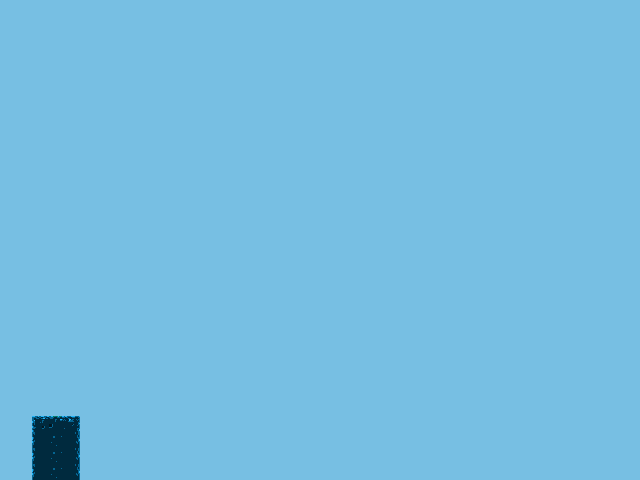

Tiled map render using the project's own tile images. Description and the map definition, with tile-layer contents summarised, below:
An orthogonal 40x30 tile map with 16x16 px tiles, 6 tile layers (backgroundLayer, stageLayer, trapsLayer, fragileLayer, ...), 4 tilesets and 6 objects (4x secret, playerStart, portal).

<map version="1.0" orientation="orthogonal" renderorder="right-down" width="40" height="30" tilewidth="16" tileheight="16" nextobjectid="20">
 <tileset firstgid="1" name="stageTiles" tilewidth="16" tileheight="16" tilecount="60" columns="10">
  <image source="../assets/img/outside-tiles.png" width="160" height="96" />
 </tileset>
 <tileset firstgid="61" name="playerTiles" tilewidth="16" tileheight="16" tilecount="16" columns="4">
  <image source="../assets/img/player.png" width="64" height="64" />
 </tileset>
 <tileset firstgid="77" name="itemsTiles" tilewidth="16" tileheight="16" tilecount="16" columns="4">
  <image source="../assets/img/items.png" width="64" height="64" />
 </tileset>
 <tileset firstgid="93" name="secret" tilewidth="16" tileheight="16" tilecount="6" columns="6">
  <image source="../assets/img/secret.png" width="96" height="16" />
 </tileset>
 <layer name="backgroundLayer" width="40" height="30">
  <data>[1200 cells, 1200 non-empty, 2 distinct tile ids]</data>
 </layer>
 <objectgroup name="objectsLayer">
  <object id="1" name="Player" type="playerStart" gid="66" x="53" y="415" width="16" height="16" />
  <object id="8" name="Portal" type="portal" gid="79" x="605" y="251" width="16" height="16">
   <properties>
    <property name="animated" type="bool" value="true" />
    <property name="sprite" value="portal" />
    <property name="targetTilemap" value="2" />
   </properties>
  </object>
  <object id="14" name="Secret" type="secret" gid="93" x="577" y="250" width="16" height="16">
   <properties>
    <property name="animated" type="bool" value="true" />
    <property name="sprite" value="secret" />
   </properties>
  </object>
  <object id="17" name="Secret" type="secret" gid="93" x="546" y="250" width="16" height="16">
   <properties>
    <property name="animated" type="bool" value="true" />
    <property name="sprite" value="secret" />
   </properties>
  </object>
  <object id="18" name="Secret" type="secret" gid="93" x="515" y="250" width="16" height="16">
   <properties>
    <property name="animated" type="bool" value="true" />
    <property name="sprite" value="secret" />
   </properties>
  </object>
  <object id="19" name="Secret" type="secret" gid="93" x="97" y="413" width="16" height="16">
   <properties>
    <property name="animated" type="bool" value="true" />
    <property name="sprite" value="secret" />
   </properties>
  </object>
 </objectgroup>
 <layer name="stageLayer" width="40" height="30">
  <data>[1200 cells, 9 non-empty, 5 distinct tile ids]</data>
 </layer>
 <layer name="trapsLayer" width="40" height="30">
  <data>[1200 cells, 0 non-empty, 0 distinct tile ids]</data>
 </layer>
 <layer name="fragileLayer" width="40" height="30">
  <data>[1200 cells, 0 non-empty, 0 distinct tile ids]</data>
 </layer>
 <layer name="drillLayer" width="40" height="30">
  <data>[1200 cells, 0 non-empty, 0 distinct tile ids]</data>
 </layer>
 <layer name="springLayer" width="40" height="30">
  <data>[1200 cells, 0 non-empty, 0 distinct tile ids]</data>
 </layer>
</map>
